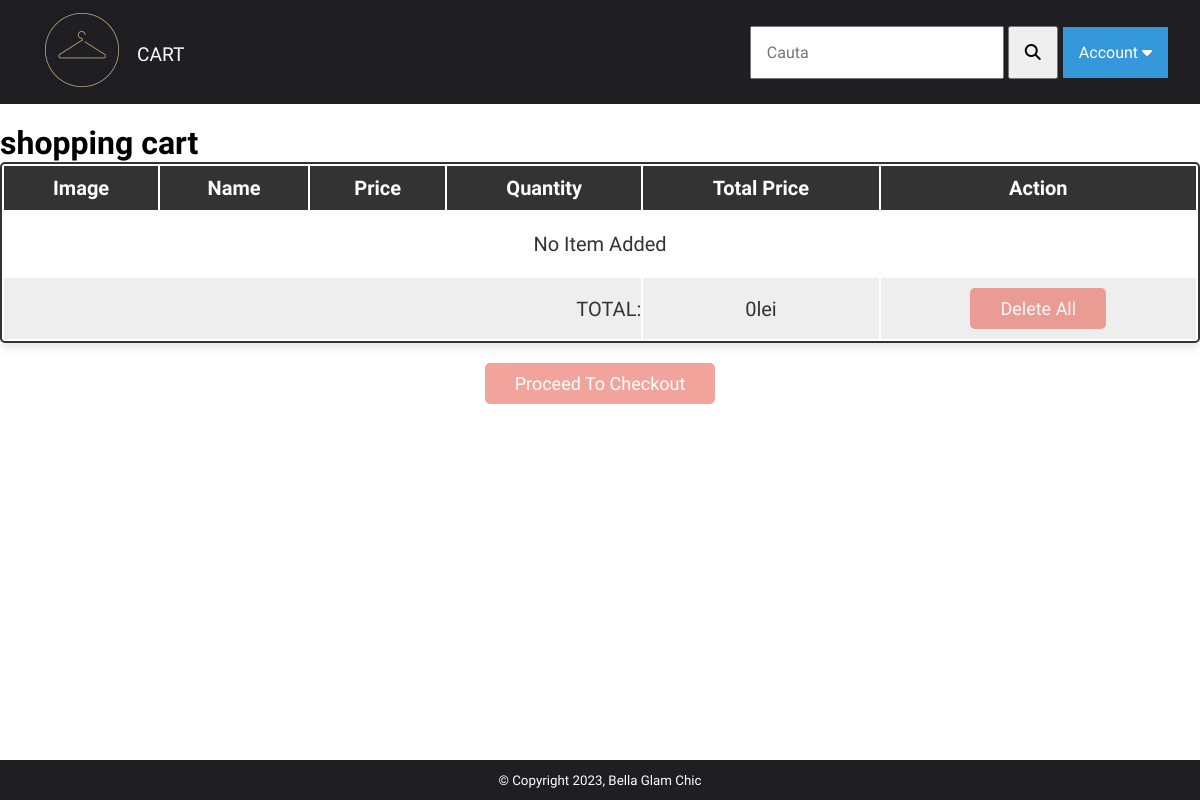
Before: /cart.php (signed in) with the older database file.
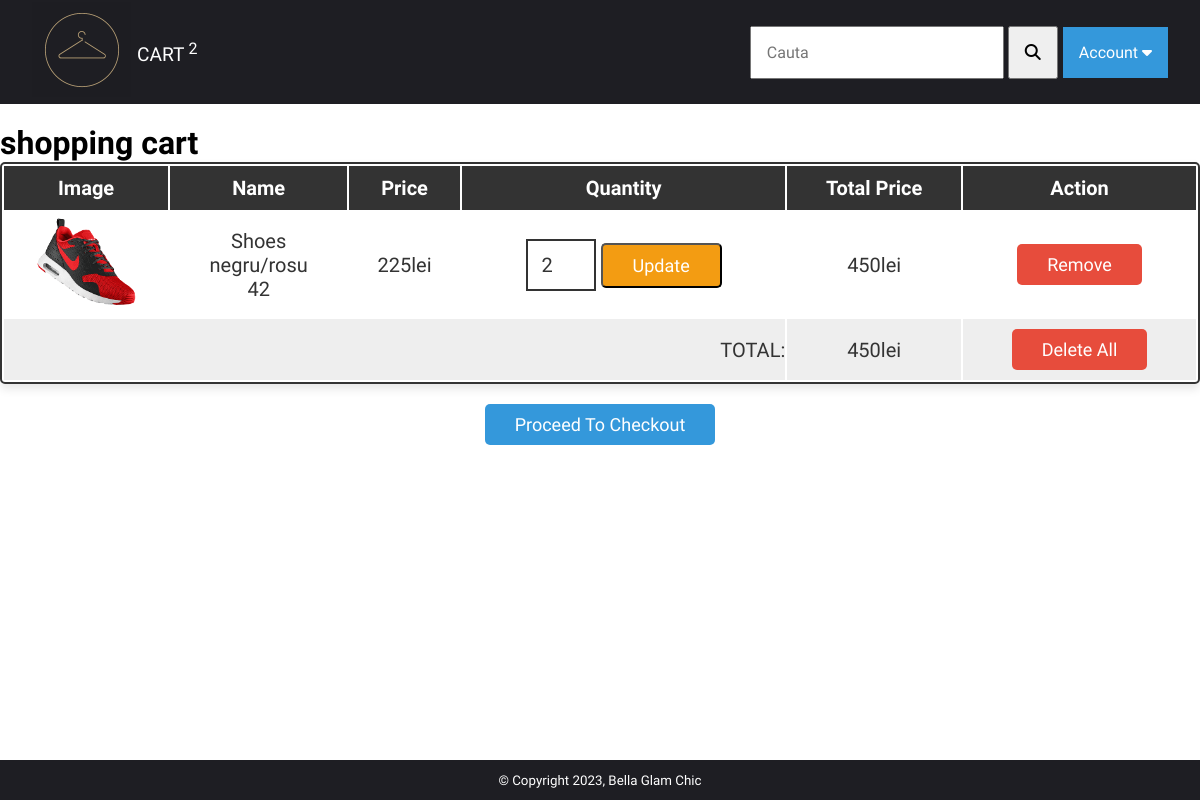
After: the same page with the newer database file.
### tables this page shows
CREATE TABLE IF NOT EXISTS `cos` (
  `ID` int NOT NULL AUTO_INCREMENT,
  `user_id` int NOT NULL,
  `cod_atribut_produs` int NOT NULL,
  `quantity` int NOT NULL,
  PRIMARY KEY (`ID`),
  KEY `cod_atribut_produs` (`cod_atribut_produs`),
  KEY `user_id` (`user_id`)
);

CREATE TABLE IF NOT EXISTS `produse` (
  `ID` int NOT NULL AUTO_INCREMENT,
  `denumire` varchar(64) NOT NULL,
  `cod_brand` int NOT NULL,
  `cod_categorie` int NOT NULL,
  `pret` float NOT NULL,
  `descriere` varchar(255) NOT NULL,
  `keywords` varchar(255) NOT NULL,
  `cod_subcategorie` int NOT NULL,
  `produs_imagine1` varchar(255) NOT NULL,
  PRIMARY KEY (`ID`),
  KEY `cod_brand` (`cod_brand`),
  KEY `cod_categorie` (`cod_categorie`),
  KEY `cod_subcategorie` (`cod_subcategorie`)
);

CREATE TABLE IF NOT EXISTS `culori` (
  `ID` int NOT NULL AUTO_INCREMENT,
  `denumire` varchar(64) NOT NULL,
  PRIMARY KEY (`ID`)
);

CREATE TABLE IF NOT EXISTS `marimi` (
  `ID` int NOT NULL AUTO_INCREMENT,
  `denumire` varchar(32) NOT NULL,
  PRIMARY KEY (`ID`)
);

### cart.php (the view, shortened to what this page needs)
<?php
include('includes/connect.php');
if (isset($_SESSION['user_logged_in'])) {
  $user_id = $_SESSION['user_id'];
}
?>
<!DOCTYPE html>
<html lang="en">
<head>
  <link rel="stylesheet" href="css/style.css">
</head>
<body>
  <?php include('includes/header.php') ?>
  <div class="shopping-cart">
    <h1 class="heading">shopping cart</h1>
    <table>
      <thead>
        <th>image</th>
        <th>name</th>
        <th>price</th>
        <th>quantity</th>
        <th>total price</th>
        <th>action</th>
      </thead>
      <tbody>
        <?php if (isset($_SESSION['user_logged_in'])) {
          $grand_total = 0;
          $select_cart_query = "SELECT c.ID,c.user_id,c.quantity AS cantitate_cos, a.cod_produs, a.cod_marime, a.cod_culoare,p.denumire AS `name`,p.pret AS `price`,a.cantitate AS `quantity`,p.produs_imagine1 AS `image`,m.denumire AS denumireMarime,f.denumire AS denumireCuloare
          FROM cos c
          INNER JOIN atribute_produs a
          ON c.cod_atribut_produs = a.ID
          INNER JOIN produse p
          ON a.cod_produs = p.ID
          INNER JOIN marimi m
          ON a.cod_marime = m.ID
          INNER JOIN culori f
          ON a.cod_culoare = f.ID
          WHERE c.user_id = $user_id";
          $cart_query = mysqli_query($con, $select_cart_query) or die('query failed');
          if (mysqli_num_rows($cart_query) > 0) {
            while ($fetch_cart = mysqli_fetch_assoc($cart_query)) {
        ?>
              <tr>
                <td>
                  <img src="admin_area/images/<?php echo $fetch_cart['image'] ?>" height="100px" alt="">
                </td>
                <td><?php echo "" . $fetch_cart['name'] . "<br>" . $fetch_cart['denumireCuloare'] . "<br>" . $fetch_cart['denumireMarime'] . "" ?></td>
                <td><?php echo $fetch_cart['price'] ?>lei</td>
                <td>
                  <form action="" method="post">
                    <input type="number" min="1" name="cart_quantity" value="<?php echo $fetch_cart['cantitate_cos'] ?>">
                    <input type="submit" name="update_cart" value="update" class="option-btn">
                  </form>
                </td>
                <td><?php echo $sub_total = $fetch_cart['price'] * $fetch_cart['cantitate_cos'] ?>lei</td>
                <td><a href="cart.php?remove=<?php echo $fetch_cart['ID'] ?>" class="delete-btn" onclick="return confirm('Remove item from cart?');">Remove</a>
                </td>
              </tr>
          <?php
              $grand_total += $sub_total;
            };
          } else {
            echo "<tr><td colspan='6' style='padding: 20px; text-transform:capitalize;'>no item added</td></tr>";
          };
          ?>
          <tr class="table-bottom">
            <td colspan="4" class="total">TOTAL: </td>
            <td><?php echo $grand_total; ?>lei</td>
            <td><a href="cart.php?delete_all" class="delete-btn <?php echo ($grand_total > 1) ? '' : 'disabled' ?>" onclick="return confirm('Delete all from cart?');">Delete all</a></td>
          </tr>
      </tbody>
    </table>
    <div class="cart-btn">
      <a href="checkout.php" class="btn <?php echo ($grand_total > 1) ? '' : 'disabled' ?>">proceed to checkout</a>
    </div>
    <?php
        }
  ?>
  </div>
  <footer>
    <small>&copy; Copyright <?php echo date("Y") ?>, Bella Glam Chic</small>
  </footer>
</body>
</html>

### includes/header.php (shortened to what this page needs)
<header>
  <div class="navbar-main">
    <div class="inner-left">
      <a href="index.php" class="back-home">
        <img class="logo" src="./poze/logo.png" alt="shop-logo">
      </a>
      <ul class="nav_links">
        <li><a href="cart.php">Cart<sup>
              <?php
              if (isset($_SESSION['user_logged_in'])) {
                $cart_query = mysqli_query($con, "SELECT * FROM `cos` WHERE user_id = $user_id") or die('query failed');
                if (mysqli_num_rows($cart_query) > 0) {
                  $prod_cnt = 0;
                  while ($row_cnt = mysqli_fetch_assoc($cart_query)) {
                    $prod_cnt += $row_cnt['quantity'];
                  }
                  echo $prod_cnt;
                }
              }
              ?></sup></a></li>
      </ul>
    </div>
    <div class="inner-right">
      <form action="search_product.php" method="get" class="search-form">
        <input class="search" placeholder="Cauta" type="search" aria-label="Search" name="search_data">
        <button type="submit" name="search_data_product" class="search-button"><i class="fa fa-search" aria-hidden="true"></i>
        </button>
      </form>
      <div class="dropdown">
        <button onclick="toggleDropdown()" class="dropbtn">
          Account <i class='fas fa-caret-down'></i>
        </button>
      </div>
    </div>
  </div>
</header>

Changed rows visible on the page:
added cos: produse.produs_imagine1 (picture), produse.denumire "Shoes", culori.denumire "negru/rosu", marimi.denumire "42", produse.pret "225", cart_quantity "2", quantity.pret "450"
Other visible differences:
$prod_cnt: (not shown) → "2"
$grand_total: "0" → "450"
text no longer shown: "No Item Added"
